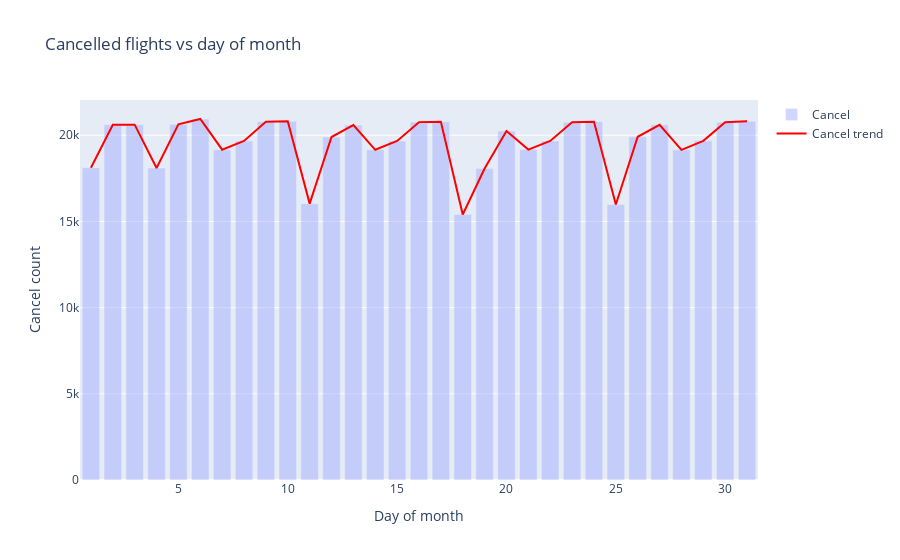

The notebook cell saved with this chart:
### Markdown cell above
## EDA

### Code cell
plot1 = flights_january_2020.groupby('DAY_OF_MONTH')['CANCELLED'].count()
fig = go.Figure()

fig.add_trace(go.Bar(x=plot1.index, y=plot1.values, name='Cancel',opacity=0.5,marker_color='#a5afff'))

fig.add_trace(go.Scatter(x=plot1.index, y=plot1.values, line=dict(color='red'), name='Cancel trend'))
fig.update_layout(
    title="Cancelled flights vs day of month",
    xaxis_title="Day of month",
    yaxis_title="Cancel count",
)
fig.show()

### Figure 1 — Plotly figure (JSON) as saved in the notebook; plotly's stock layout.template omitted (floating-point values rounded to 4 significant figures)
{"data": [{"marker": {"color": "#a5afff"}, "name": "Cancel", "opacity": 0.5, "type": "bar", "x": [1, 2, 3, 4, 5, 6, 7, 8, 9, 10, 11, 12, 13, 14, 15, 16, 17, 18, 19, 20, 21, 22, 23, 24, 25, 26, 27, 28, 29, 30, 31], "y": [18114, 20612, 20616, 18099, 20632, 20943, 19164, 19670, 20789, 20810, 16033, 19897, 20589, 19156, 19669, 20762, 20788, 15404, 18066, 20248, 19169, 19671, 20756, 20789, 15984, 19911, 20609, 19155, 19675, 20757, 20809]}, {"line": {"color": "red"}, "name": "Cancel trend", "type": "scatter", "x": [1, 2, 3, 4, 5, 6, 7, 8, 9, 10, 11, 12, 13, 14, 15, 16, 17, 18, 19, 20, 21, 22, 23, 24, 25, 26, 27, 28, 29, 30, 31], "y": [18114, 20612, 20616, 18099, 20632, 20943, 19164, 19670, 20789, 20810, 16033, 19897, 20589, 19156, 19669, 20762, 20788, 15404, 18066, 20248, 19169, 19671, 20756, 20789, 15984, 19911, 20609, 19155, 19675, 20757, 20809]}], "layout": {"title": {"text": "Cancelled flights vs day of month"}, "xaxis": {"title": {"text": "Day of month"}}, "yaxis": {"title": {"text": "Cancel count"}}}}
